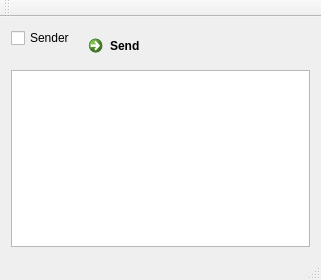
<?xml version="1.0" encoding="UTF-8"?>
<ui version="4.0">
 <class>MainWindow</class>
 <widget class="QMainWindow" name="MainWindow">
  <property name="geometry">
   <rect>
    <x>0</x>
    <y>0</y>
    <width>321</width>
    <height>280</height>
   </rect>
  </property>
  <property name="windowTitle">
   <string>MainWindow</string>
  </property>
  <widget class="QWidget" name="centralWidget">
   <layout class="QGridLayout" name="gridLayout">
    <item row="0" column="0">
     <layout class="QFormLayout" name="formLayout">
      <item row="0" column="0">
       <widget class="QCheckBox" name="chSender">
        <property name="text">
         <string>Sender</string>
        </property>
       </widget>
      </item>
      <item row="0" column="1">
       <widget class="QCommandLinkButton" name="btnSend">
        <property name="text">
         <string>Send</string>
        </property>
       </widget>
      </item>
      <item row="1" column="0" colspan="2">
       <widget class="QTextEdit" name="txtMessage"/>
      </item>
     </layout>
    </item>
   </layout>
  </widget>
  <widget class="QMenuBar" name="menuBar">
   <property name="geometry">
    <rect>
     <x>0</x>
     <y>0</y>
     <width>321</width>
     <height>21</height>
    </rect>
   </property>
  </widget>
  <widget class="QToolBar" name="mainToolBar">
   <attribute name="toolBarArea">
    <enum>TopToolBarArea</enum>
   </attribute>
   <attribute name="toolBarBreak">
    <bool>false</bool>
   </attribute>
  </widget>
  <widget class="QStatusBar" name="statusBar"/>
 </widget>
 <layoutdefault spacing="6" margin="11"/>
 <resources/>
 <connections>
  <connection>
   <sender>chSender</sender>
   <signal>toggled(bool)</signal>
   <receiver>MainWindow</receiver>
   <slot>setSender(bool)</slot>
   <hints>
    <hint type="sourcelabel">
     <x>70</x>
     <y>58</y>
    </hint>
    <hint type="destinationlabel">
     <x>199</x>
     <y>149</y>
    </hint>
   </hints>
  </connection>
 </connections>
 <slots>
  <slot>setSender(bool)</slot>
 </slots>
</ui>
